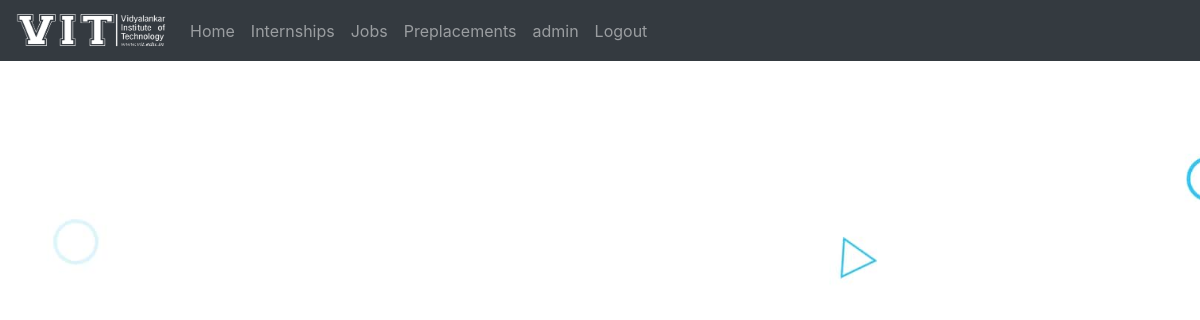
The app's page /student/preplacement (signed in), older data.
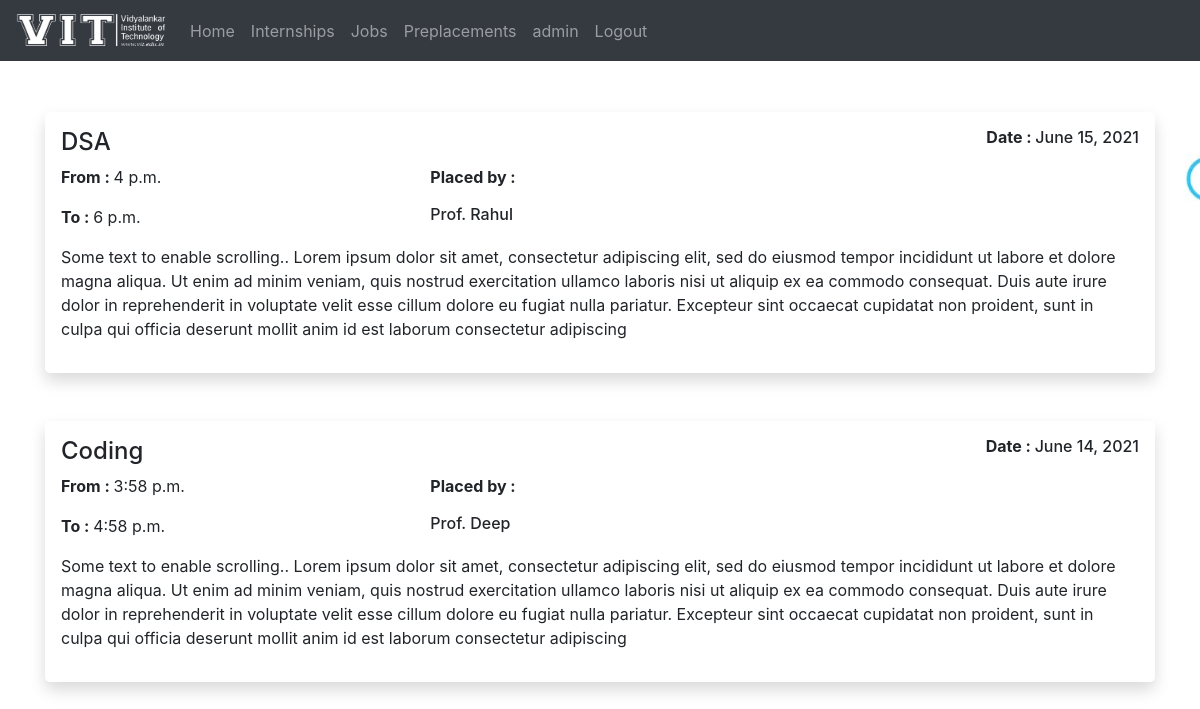
The same page, newer data.
### DMS_Student/models.py (models this page shows, shortened)
class Mock_test(models.Model):
    name = models.CharField(max_length=30, null=False)
    date = models.DateField(null=False)
    adm_id = models.ForeignKey(AdminDma, on_delete=models.CASCADE, null=False)
    from_time = models.TimeField()
    to_time = models.TimeField()
    details = models.TextField(max_length=500, null=False)

class AdminDma(models.Model):
    name = models.CharField(max_length=30, null=False)
    department = models.CharField(max_length=30, null=False)
    def __str__(self):
        return self.name

### DMS_Student/views.py (the view)
# urls.py: path('student/preplacement', views.preplacement, name='preplacement'),
@login_required(login_url='login')
def preplacement(request):
    mock_test= Mock_test.objects.all()
    content = {'mock_test':mock_test}
    return render(request, 'student/preplacement.html', content)

### DMS_Student/templates/student/preplacement.html (shortened to what this page needs)
{% extends 'student/base.html' %}
{% block content %}
{% for test in mock_test %}
    <div class="mx-auto mt-3 mb-5 bg-white rounded-lg p-3 clear-fix shadow " >
      <h6 class="float-right"><strong>Date : </strong>{{test.date}}</h6>
      <h4 style="text-transform:capitalize">{{test.name}}</h4>
      <div class="row">
        <div class="col-4">
          <p><strong>From : </strong>{{test.from_time}}</p>
          <p><strong>To : </strong>{{test.to_time}}</p>
        </div>
        <div class="col-4">
          <p><strong>Placed by : </strong><h6>{{test.adm_id}}</h6></p>
        </div>
      </div>
      <div class="row">
        <div class="col">
          <p>{{test.details}}</p>
        </div>
      </div>
    </div>
    {% endfor %}
{% endblock %}

Row changes from the older to the newer data that the page shows:
added Mock_test: date "June 15, 2021", name "DSA", from_time "4 p.m.", to_time "6 p.m.", adm_id "Prof. Rahul", details "Some text to enable scrolling.. Lorem ipsum dolor sit amet, consectetur adipiscing elit, sed do eiusmod tempor incididunt ut labore et dolore magna aliqua. Ut enim ad minim veniam, quis nostrud exercitation ullamco laboris nisi ut aliquip ex ea commodo consequat. Duis aute irure dolor in reprehenderit in voluptate velit esse cillum dolore eu fugiat nulla pariatur. Excepteur sint occaecat cupidatat non proident, sunt in culpa qui officia deserunt mollit anim id est laborum consectetur adipiscing"
added Mock_test: date "June 14, 2021", name "Coding", from_time "3:58 p.m.", to_time "4:58 p.m.", adm_id "Prof. Deep", details "Some text to enable scrolling.. Lorem ipsum dolor sit amet, consectetur adipiscing elit, sed do eiusmod tempor incididunt ut labore et dolore magna aliqua. Ut enim ad minim veniam, quis nostrud exercitation ullamco laboris nisi ut aliquip ex ea commodo consequat. Duis aute irure dolor in reprehenderit in voluptate velit esse cillum dolore eu fugiat nulla pariatur. Excepteur sint occaecat cupidatat non proident, sunt in culpa qui officia deserunt mollit anim id est laborum consectetur adipiscing"
